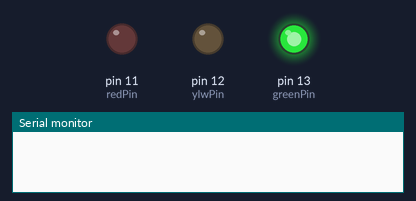
Recording of a sketch running on a simulated Arduino Uno, built with avr-gcc and run on an emulated ATmega328P. On the bench: output pins drawn as LEDs (lit = HIGH), the last lines printed to the serial monitor.

Above: at 0.05 s.
At 1.45 s:
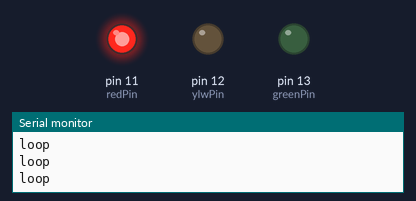
At 2.85 s:
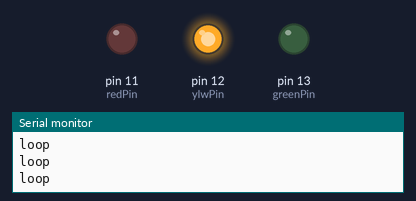
Timing chart, 0 to 3.1 s (numbered marks = the images above):
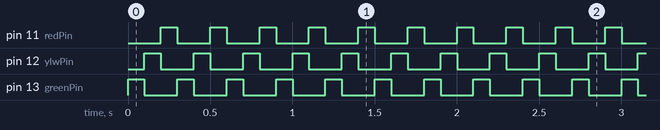

The sketch:

TripleStrobe.ino
```cpp
int greenPin = 13;
int ylwPin = 12;
int redPin = 11;

void setup()
{
  // initialize the serial communications:
  Serial.begin(9600);
  //initialize pins as outputs
  pinMode(greenPin, OUTPUT);
  pinMode(ylwPin, OUTPUT);
  pinMode(redPin, OUTPUT);

}


void loop()
{
  digitalWrite(greenPin, HIGH);
  digitalWrite(ylwPin, LOW);
  digitalWrite(redPin, LOW);
  delay(100);
  digitalWrite(greenPin, LOW);
  digitalWrite(ylwPin, HIGH);
  digitalWrite(redPin, LOW);
  delay(100);
  digitalWrite(greenPin, LOW);
  digitalWrite(ylwPin, LOW);
  digitalWrite(redPin, HIGH);
  delay(100);
  Serial.println("loop");
}
```

Measured:
- by itself, pin 11 (redPin), pin 12 (ylwPin), pin 13 (greenPin): alternates HIGH for 0.10 s and LOW for 0.20 s
